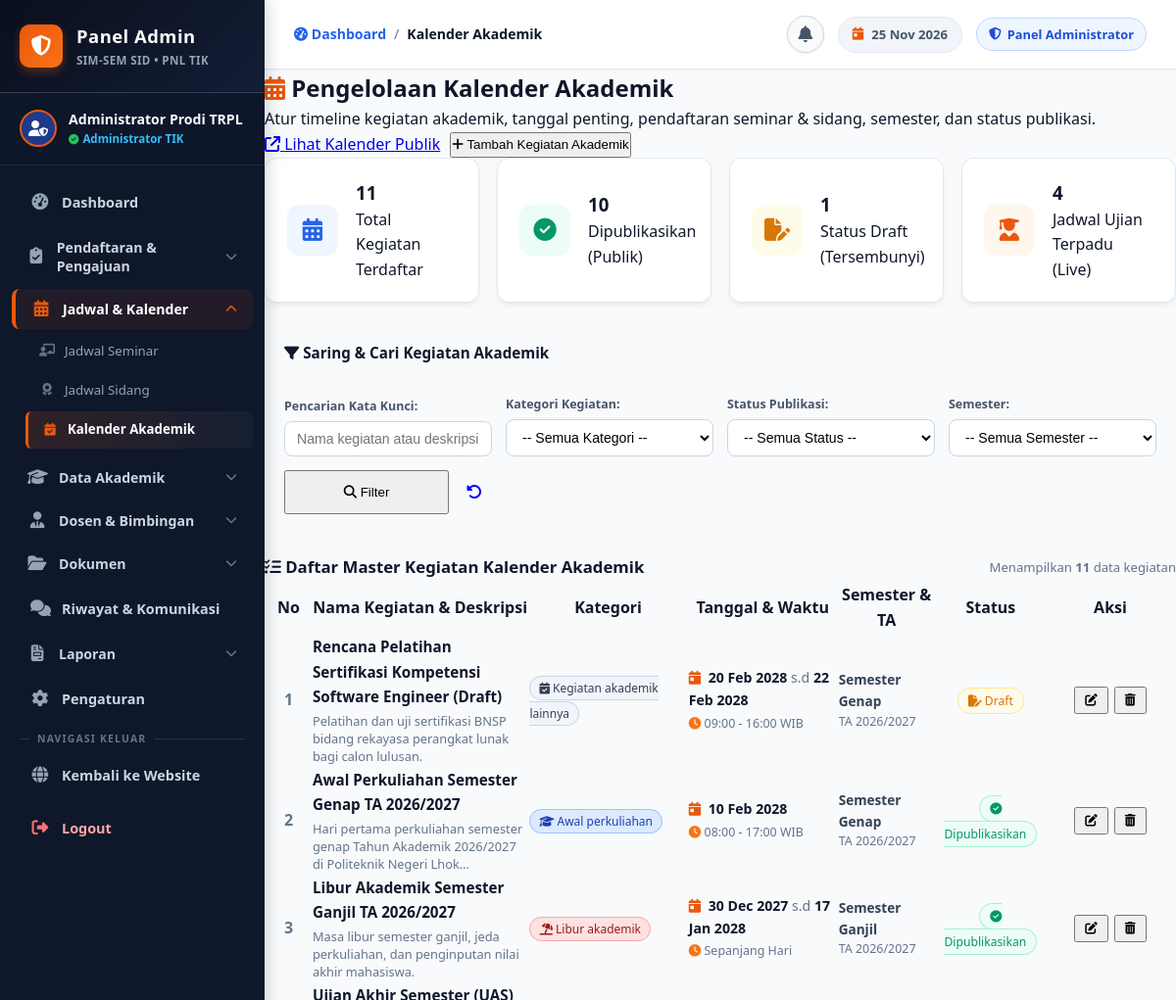
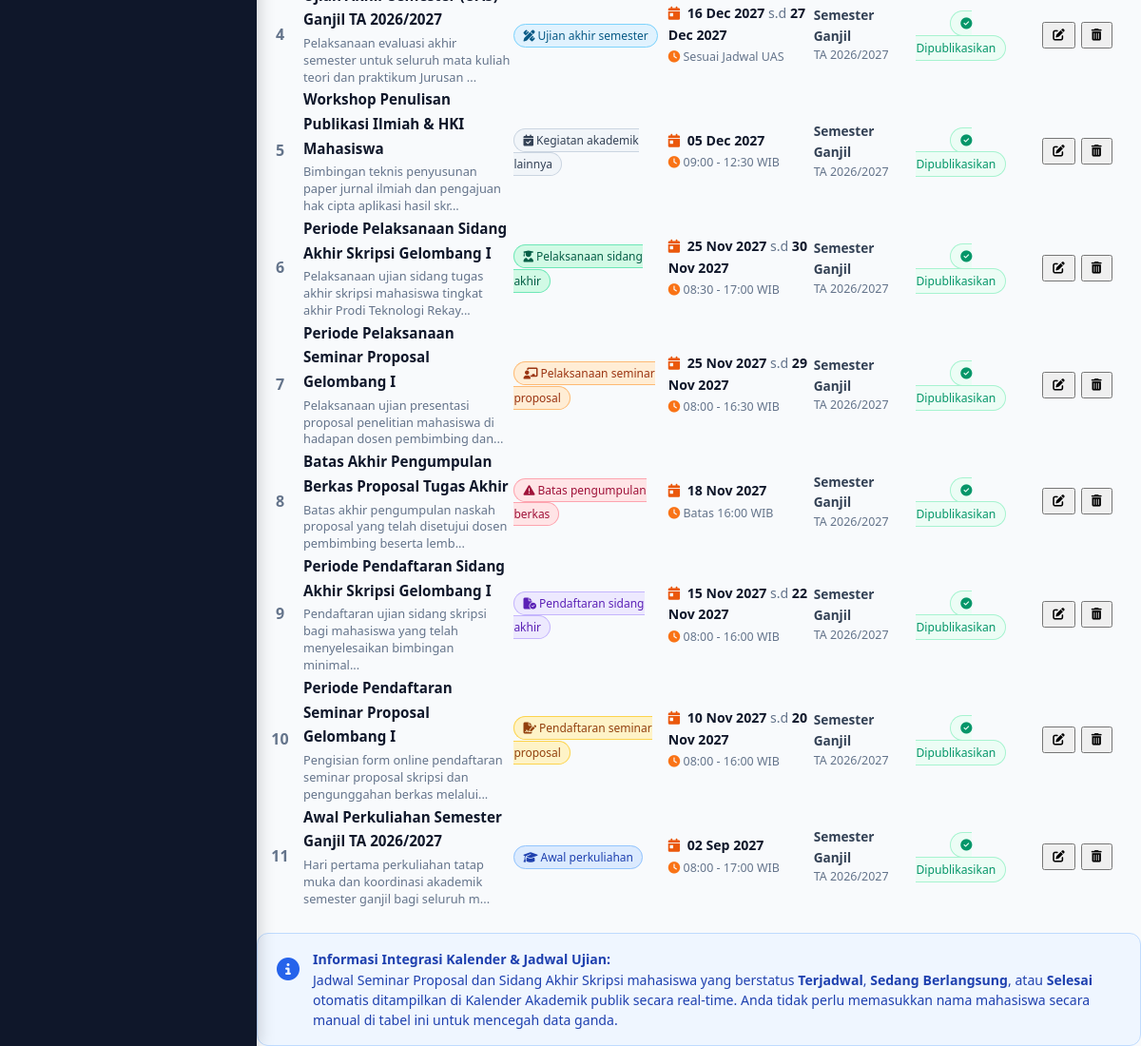
/admin_kalender.php (signed in), run on the app's committed database (2 pictures, top to bottom).
### tables this page shows
CREATE TABLE `kalender_akademik` (
  `id` int(11) NOT NULL AUTO_INCREMENT,
  `nama_kegiatan` varchar(255) NOT NULL,
  `kategori` varchar(100) NOT NULL,
  `tanggal_mulai` date NOT NULL,
  `tanggal_selesai` date NOT NULL,
  `waktu_kegiatan` varchar(100) DEFAULT 'Sepanjang Hari',
  `deskripsi` text DEFAULT NULL,
  `semester` enum('Ganjil','Genap') NOT NULL DEFAULT 'Ganjil',
  `tahun_akademik` varchar(20) NOT NULL DEFAULT '2024/2025',
  `status_publikasi` enum('Draft','Dipublikasikan') NOT NULL DEFAULT 'Dipublikasikan',
  `created_at` timestamp NOT NULL DEFAULT current_timestamp(),
  `updated_at` timestamp NOT NULL DEFAULT current_timestamp() ON UPDATE current_timestamp(),
  PRIMARY KEY (`id`),
  KEY `idx_tgl` (`tanggal_mulai`,`tanggal_selesai`),
  KEY `idx_kategori` (`kategori`),
  KEY `idx_status` (`status_publikasi`)
);

### admin_kalender.php (the view, shortened to what the rows shown need)
<?php
require_once 'koneksi.php';
require_once 'kalender_helper.php';
$sql = "SELECT * FROM kalender_akademik WHERE 1=1";
$params = [];
$types = "";
$sql .= " ORDER BY tanggal_mulai DESC, id DESC";
if (!empty($params)) {
    $stmt = mysqli_prepare($conn, $sql);
    mysqli_stmt_bind_param($stmt, $types, ...$params);
    mysqli_stmt_execute($stmt);
    $result_kegiatan = mysqli_stmt_get_result($stmt);
} else {
    $result_kegiatan = mysqli_query($conn, $sql);
}
?>
<!DOCTYPE html>
<html lang="id">
<head>
    <link rel="stylesheet" href="https://cdnjs.cloudflare.com/ajax/libs/font-awesome/6.4.0/css/all.min.css">
    <link rel="stylesheet" href="style.css">
    <link rel="stylesheet" href="admin_style.css">
</head>
<body>
<div class="admin-app">
    <?php include 'admin_sidebar.php'; ?>
    <div class="admin-main">
        <main class="admin-content">
            <div class="admin-page-header">
                <div>
                    <h2><i class="fas fa-calendar-days" style="color: var(--admin-accent-orange);"></i> Pengelolaan Kalender Akademik</h2>
                </div>
            </div>
            <div class="admin-card">
                <div class="admin-card-body" style="padding: 0;">
                    <div style="overflow-x: auto;">
                        <table class="admin-table" style="width: 100%; margin: 0;">
                            <thead>
                                <tr>
                                    <th style="width: 45px; text-align: center;">No</th>
                                    <th>Nama Kegiatan & Deskripsi</th>
                                    <th>Kategori</th>
                                    <th>Tanggal & Waktu</th>
                                    <th>Semester & TA</th>
                                    <th style="text-align: center;">Status</th>
                                    <th style="width: 130px; text-align: center;">Aksi</th>
                                </tr>
                            </thead>
                            <tbody>
                                <?php if (mysqli_num_rows($result_kegiatan) === 0): ?>
                                    <tr>
                                        <td colspan="7" style="text-align: center; padding: 40px 20px; color: #64748b;">
                                            <i class="fas fa-calendar-xmark" style="font-size: 2.2rem; color: #cbd5e1; margin-bottom: 8px; display: block;"></i>
                                            <strong>Tidak ada kegiatan akademik yang sesuai dengan filter.</strong>
                                        </td>
                                    </tr>
                                <?php else: ?>
                                    <?php $no = 1; while ($row = mysqli_fetch_assoc($result_kegiatan)): ?>
                                        <?php
                                            $k_info = getKategoriInfo($row['kategori']);
                                            $is_draft = ($row['status_publikasi'] === 'Draft');
                                            $row_json = htmlspecialchars(json_encode($row), ENT_QUOTES, 'UTF-8');
                                        ?>
                                        <tr>
                                            <td style="text-align: center; font-weight: 700; color: #64748b;"><?= $no++; ?></td>
                                            <td style="max-width: 300px;">
                                                <strong style="color: #0f172a; font-size: 0.95rem;"><?= htmlspecialchars($row['nama_kegiatan']); ?></strong>
                                                <?php if (!empty($row['deskripsi'])): ?>
                                                    <div style="font-size: 0.8rem; color: #64748b; margin-top: 3px; line-height: 1.4;">
                                                        <?= htmlspecialchars(substr($row['deskripsi'], 0, 90)) . (strlen($row['deskripsi']) > 90 ? '...' : ''); ?>
                                                    </div>
                                                <?php endif; ?>
                                            </td>
                                            <td>
                                                <span class="badge" style="background: <?= $k_info['warna_bg']; ?>; color: <?= $k_info['warna_teks']; ?>; border: 1px solid <?= $k_info['warna_border']; ?>; font-size: 0.75rem; padding: 3px 9px; border-radius: 20px;">
                                                    <i class="fas <?= $k_info['ikon']; ?>"></i> <?= htmlspecialchars($row['kategori']); ?>
                                                </span>
                                            </td>
                                            <td>
                                                <div style="font-weight: 700; color: #0f172a; font-size: 0.88rem;">
                                                    <i class="fas fa-calendar-day" style="color: var(--admin-accent-orange); margin-right: 4px;"></i>
                                                    <?= date('d M Y', strtotime($row['tanggal_mulai'])); ?>
                                                    <?php if ($row['tanggal_selesai'] !== $row['tanggal_mulai']): ?>
                                                        <span style="color: #64748b; font-weight: normal;">s.d</span> <?= date('d M Y', strtotime($row['tanggal_selesai'])); ?>
                                                    <?php endif; ?>
                                                </div>
                                                <div style="font-size: 0.78rem; color: #64748b; margin-top: 2px;">
                                                    <i class="fas fa-clock" style="color: #f97316;"></i> <?= htmlspecialchars($row['waktu_kegiatan']); ?>
                                                </div>
                                            </td>
                                            <td>
                                                <div style="font-weight: 600; font-size: 0.85rem; color: #334155;">
                                                    Semester <?= htmlspecialchars($row['semester']); ?>
                                                </div>
                                                <div style="font-size: 0.78rem; color: #64748b;">
                                                    TA <?= htmlspecialchars($row['tahun_akademik']); ?>
                                                </div>
                                            </td>
                                            <td style="text-align: center;">
                                                <a href="admin_kalender.php?toggle_status=1&id=<?= $row['id']; ?>"
                                                   title="Klik untuk ubah status (Draft / Dipublikasikan)"
                                                   class="badge"
                                                   style="text-decoration: none; cursor: pointer; padding: 4px 10px; border-radius: 20px; font-size: 0.76rem; <?= $is_draft ? 'background: #fffbeb; color: #d97706; border: 1px solid #fde68a;' : 'background: #ecfdf5; color: #059669; border: 1px solid #a7f3d0;'; ?>">
                                                    <i class="fas <?= $is_draft ? 'fa-file-pen' : 'fa-circle-check'; ?>"></i>
                                                    <?= htmlspecialchars($row['status_publikasi']); ?>
                                                </a>
                                            </td>
                                            <td style="text-align: center;">
                                                <div style="display: inline-flex; gap: 6px;">
                                                    <button type="button" class="admin-btn admin-btn-outline"
                                                            style="padding: 5px 9px; font-size: 0.78rem;"
                                                            title="Edit Kegiatan"
                                                            onclick="openEditModal(<?= $row_json; ?>)">
                                                        <i class="fas fa-pen-to-square"></i>
                                                    </button>
                                                    <form method="POST" action="admin_kalender.php" onsubmit="return confirm('Apakah Anda yakin ingin menghapus kegiatan \'<?= htmlspecialchars(addslashes($row['nama_kegiatan'])); ?>\'?');" style="display: inline;">
                                                        <button type="submit" class="admin-btn admin-btn-danger" style="padding: 5px 9px; font-size: 0.78rem;" title="Hapus Kegiatan">
                                                            <i class="fas fa-trash-can"></i>
                                                        </button>
                                                    </form>
                                                </div>
                                            </td>
                                        </tr>
                                    <?php endwhile; ?>
                                <?php endif; ?>
                            </tbody>
                        </table>
                    </div>
                </div>
            </div>
        </main>
    </div>
</div>
</body>
</html>

### data on the page
kalender_akademik: nama_kegiatan "Rencana Pelatihan Sertifikasi Kompetensi Software Engineer (Draft)", deskripsi "Pelatihan dan uji sertifikasi BNSP bidang rekayasa perangkat lunak bagi calon lulusan.", kategori "Kegiatan akademik lainnya", tanggal_mulai "20 Feb 2028", tanggal_selesai "22 Feb 2028", waktu_kegiatan "09:00 - 16:00 WIB", semester "Genap", tahun_akademik "2026/2027", status_publikasi "Draft"
kalender_akademik: nama_kegiatan "Awal Perkuliahan Semester Genap TA 2026/2027", deskripsi "Hari pertama perkuliahan semester genap Tahun Akademik 2026/2027 di Politeknik Negeri Lhok", kategori "Awal perkuliahan", tanggal_mulai "10 Feb 2028", waktu_kegiatan "08:00 - 17:00 WIB", semester "Genap", tahun_akademik "2026/2027", status_publikasi "Dipublikasikan"
kalender_akademik: nama_kegiatan "Libur Akademik Semester Ganjil TA 2026/2027", deskripsi "Masa libur semester ganjil, jeda perkuliahan, dan penginputan nilai akhir mahasiswa.", kategori "Libur akademik", tanggal_mulai "30 Dec 2027", tanggal_selesai "17 Jan 2028", waktu_kegiatan "Sepanjang Hari", semester "Ganjil", tahun_akademik "2026/2027", status_publikasi "Dipublikasikan"
kalender_akademik: nama_kegiatan "Ujian Akhir Semester (UAS) Ganjil TA 2026/2027", deskripsi "Pelaksanaan evaluasi akhir semester untuk seluruh mata kuliah teori dan praktikum Jurusan", kategori "Ujian akhir semester", tanggal_mulai "16 Dec 2027", tanggal_selesai "27 Dec 2027", waktu_kegiatan "Sesuai Jadwal UAS", semester "Ganjil", tahun_akademik "2026/2027", status_publikasi "Dipublikasikan"
kalender_akademik: nama_kegiatan "Workshop Penulisan Publikasi Ilmiah & HKI Mahasiswa", deskripsi "Bimbingan teknis penyusunan paper jurnal ilmiah dan pengajuan hak cipta aplikasi hasil skr", kategori "Kegiatan akademik lainnya", tanggal_mulai "05 Dec 2027", waktu_kegiatan "09:00 - 12:30 WIB", semester "Ganjil", tahun_akademik "2026/2027", status_publikasi "Dipublikasikan"
kalender_akademik: nama_kegiatan "Periode Pelaksanaan Sidang Akhir Skripsi Gelombang I", deskripsi "Pelaksanaan ujian sidang tugas akhir skripsi mahasiswa tingkat akhir Prodi Teknologi Rekay", kategori "Pelaksanaan sidang akhir", tanggal_mulai "25 Nov 2027", tanggal_selesai "30 Nov 2027", waktu_kegiatan "08:30 - 17:00 WIB", semester "Ganjil", tahun_akademik "2026/2027", status_publikasi "Dipublikasikan"
kalender_akademik: nama_kegiatan "Periode Pelaksanaan Seminar Proposal Gelombang I", deskripsi "Pelaksanaan ujian presentasi proposal penelitian mahasiswa di hadapan dosen pembimbing dan", kategori "Pelaksanaan seminar proposal", tanggal_mulai "25 Nov 2027", tanggal_selesai "29 Nov 2027", waktu_kegiatan "08:00 - 16:30 WIB", semester "Ganjil", tahun_akademik "2026/2027", status_publikasi "Dipublikasikan"
kalender_akademik: nama_kegiatan "Batas Akhir Pengumpulan Berkas Proposal Tugas Akhir", deskripsi "Batas akhir pengumpulan naskah proposal yang telah disetujui dosen pembimbing beserta lemb", kategori "Batas pengumpulan berkas", tanggal_mulai "18 Nov 2027", waktu_kegiatan "Batas 16:00 WIB", semester "Ganjil", tahun_akademik "2026/2027", status_publikasi "Dipublikasikan"
kalender_akademik: nama_kegiatan "Periode Pendaftaran Sidang Akhir Skripsi Gelombang I", deskripsi "Pendaftaran ujian sidang skripsi bagi mahasiswa yang telah menyelesaikan bimbingan minimal", kategori "Pendaftaran sidang akhir", tanggal_mulai "15 Nov 2027", tanggal_selesai "22 Nov 2027", waktu_kegiatan "08:00 - 16:00 WIB", semester "Ganjil", tahun_akademik "2026/2027", status_publikasi "Dipublikasikan"
kalender_akademik: nama_kegiatan "Periode Pendaftaran Seminar Proposal Gelombang I", deskripsi "Pengisian form online pendaftaran seminar proposal skripsi dan pengunggahan berkas melalui", kategori "Pendaftaran seminar proposal", tanggal_mulai "10 Nov 2027", tanggal_selesai "20 Nov 2027", waktu_kegiatan "08:00 - 16:00 WIB", semester "Ganjil", tahun_akademik "2026/2027", status_publikasi "Dipublikasikan"
kalender_akademik: nama_kegiatan "Awal Perkuliahan Semester Ganjil TA 2026/2027", deskripsi "Hari pertama perkuliahan tatap muka dan koordinasi akademik semester ganjil bagi seluruh m", kategori "Awal perkuliahan", tanggal_mulai "02 Sep 2027", waktu_kegiatan "08:00 - 17:00 WIB", semester "Ganjil", tahun_akademik "2026/2027", status_publikasi "Dipublikasikan"

### other printed values
$admin_nama_tampil "Administrator Prodi TRPL"
$total_kegiatan "11"
$total_publikasi "10"
$total_draft "1"
$total_ujian_resmi "4"
mysqli_num_rows($result_kegiatan) "11"
